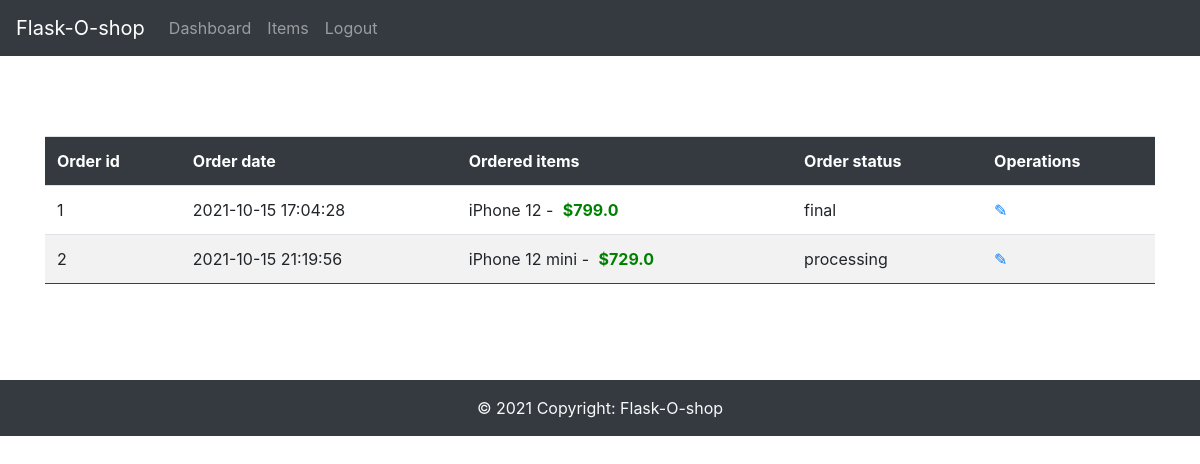
Page /admin/ (signed in) on the earlier database version.
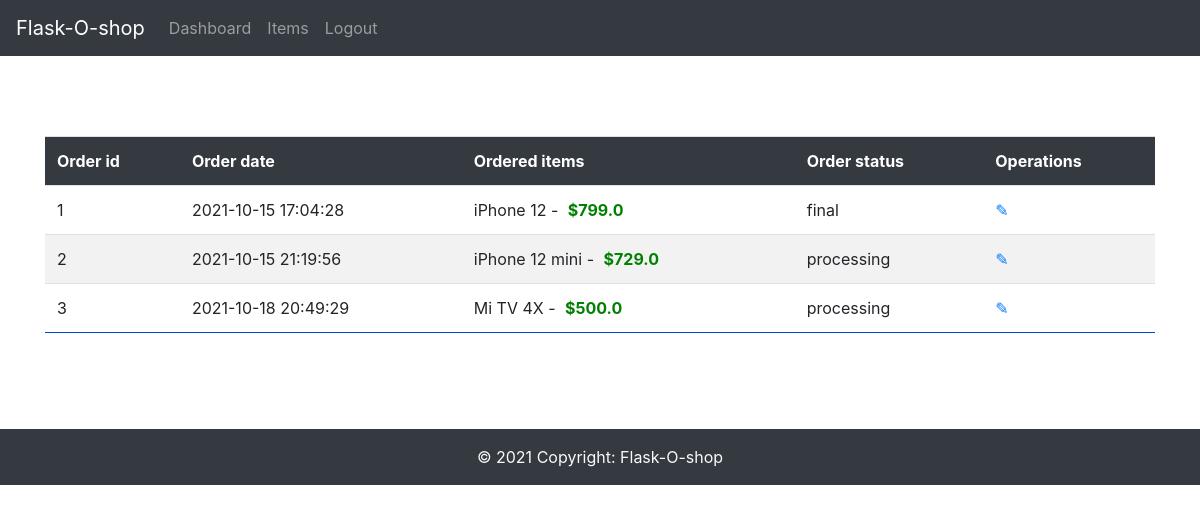
Same page on the later database version.
### app/db_models.py (models this page shows)
class Order(db.Model):
	__tablename__ = "orders"
	id = db.Column(db.Integer, primary_key=True)
	uid = db.Column(db.Integer, db.ForeignKey('users.id'), nullable=False)
	date = db.Column(db.DateTime, nullable=False)
	status = db.Column(db.String(50), nullable=False)
	items = db.relationship("Ordered_item", backref="order")

class Ordered_item(db.Model):
	__tablename__ = "ordered_items"
	id = db.Column(db.Integer, primary_key=True)
	oid = db.Column(db.Integer, db.ForeignKey('orders.id'), nullable=False)
	itemid = db.Column(db.Integer, db.ForeignKey('items.id'), nullable=False)

class Item(db.Model):
	__tablename__ = "items"
	id = db.Column(db.Integer, primary_key=True)
	name = db.Column(db.String(100), nullable=False)
	price = db.Column(db.Float, nullable=False)
	category = db.Column(db.Text, nullable=False)
	image = db.Column(db.String(250), nullable=False)
	details = db.Column(db.String(250), nullable=False)
	price_id = db.Column(db.String(250), nullable=False)
	orders = db.relationship("Ordered_item", backref="item")

### app/funcs.py (the view)
	def wrapper(*args, **kwargs):
		if current_user.is_authenticated and current_user.admin == 1:
			return func(*args, **kwargs)
		else:
			return "You are not Authorized to access this URL."

### app/__init__.py (called while the page is built)
@app.context_processor
def inject_now():
	return {'now': datetime.utcnow()}

@login_manager.user_loader
def load_user(user_id):
	return User.query.get(user_id)

### app/admin/routes.py (called while the page is built)
@admin.route('/')
@admin_only
def dashboard():
    orders = Order.query.all()
    return render_template("admin/home.html", orders=orders)

### app/funcs.py (called while the page is built)
def admin_only(func):
	def wrapper(*args, **kwargs):
		if current_user.is_authenticated and current_user.admin == 1:
			return func(*args, **kwargs)
		else:
			return "You are not Authorized to access this URL."
	wrapper.__name__ = func.__name__
	return wrapper

### app/admin/templates/admin/home.html (shortened to what this page needs)
{% extends "admin/base.html" %}
{% block content %}
    {% if not orders %}
		<div class="flash-error">No orders have been placed yet.</div>
	{% else %}
    <table class="table table-striped">
        <tr>
            <th>Order id</th>
            <th>Order date</th>
			<th>Ordered items</th>
			<th>Order status</th>
			<th>Operations</th>
        </tr>
    {% for order in orders %}
        <tr>
            <td>{{ order.id }}</td>
            <td>{{ order.date.strftime('%Y-%m-%d %H:%M:%S') }}</td>
			<td>
				{% for i in order.items %}
					{{ i.item.name }} - <span class="details success">${{ i.item.price }}</span><br>
				{% endfor %}
			</td>
			<td>{{ order.status }}</td>
			<td>
				<a href="{{ url_for('admin.edit', type='order', id=order.id) }}">&#9998;</a>
			</td>
        </tr>
    {% endfor %}
    </table>
	{% endif %}
{% endblock %}

### app/admin/templates/admin/base.html (shortened to what this page needs)
{% import "bootstrap/wtf.html" as wtf %}
<!DOCTYPE html>
<html lang="en">
  <head>
    <link rel="stylesheet" href="https://maxcdn.bootstrapcdn.com/bootstrap/4.0.0/css/bootstrap.min.css">
    <link rel="stylesheet" type="text/css" href="{{ url_for('admin.static', filename='styles.css') }}">
  </head>
  <body>
    <nav class="navbar navbar-expand-lg navbar-dark bg-dark">
      <a class="navbar-brand" href="{{ url_for('home') }}">Flask-O-shop</a>
      <div class="collapse navbar-collapse" id="navbarNav">
        <ul class="navbar-nav">
          <li class="nav-item">
            <a class="nav-link" href="{{ url_for('admin.dashboard') }}">Dashboard</a>
          </li>
          {% if not current_user.is_authenticated %}
            <li class="nav-item">
              <a class="nav-link" href="{{ url_for('login') }}">Login</a>
            </li>
            <li class="nav-item">
              <a class="nav-link" href="{{ url_for('register') }}">Register</a>
            </li>
          {% else %}
            <li class="nav-item">
              <a class="nav-link" href="{{ url_for('admin.items') }}">Items</a>
            </li>
            <li class="nav-item">
              <a class="nav-link" href="{{ url_for('logout') }}">Logout</a>
            </li>
          {% endif %}
        </ul>
      </div>
    </nav>
    <div class="container">
      <div class="main">
        {% block content %}
        {% endblock %}
      </div>
    </div>
    <footer class="bg-dark text-center text-lg-start text-light">
      <div class="text-center p-3">
        © {{ now.year }} Copyright:
        Flask-O-shop
      </div>
    </footer>
  </body>
</html>

### app/admin/static/styles.css (style rules this page uses)
.main { padding: 10vh 0; }
table { margin: 0 auto; }
table th { color: white; background-color: #343a40; padding: 15px; }
table tr { border-bottom:1px solid #0046C2; }
table td, th { padding:5px 30px; }
.flash-error, .help-block, .success { text-align: center; padding: 5px; font-weight:bold; }
.success { color:green; }

Differences in the rows shown:
added Order: id "3", date "2021-10-18 20:49:29", status "processing"
added Ordered_item: item.name "Mi TV 4X", item.price "500.0", shown under "3"
